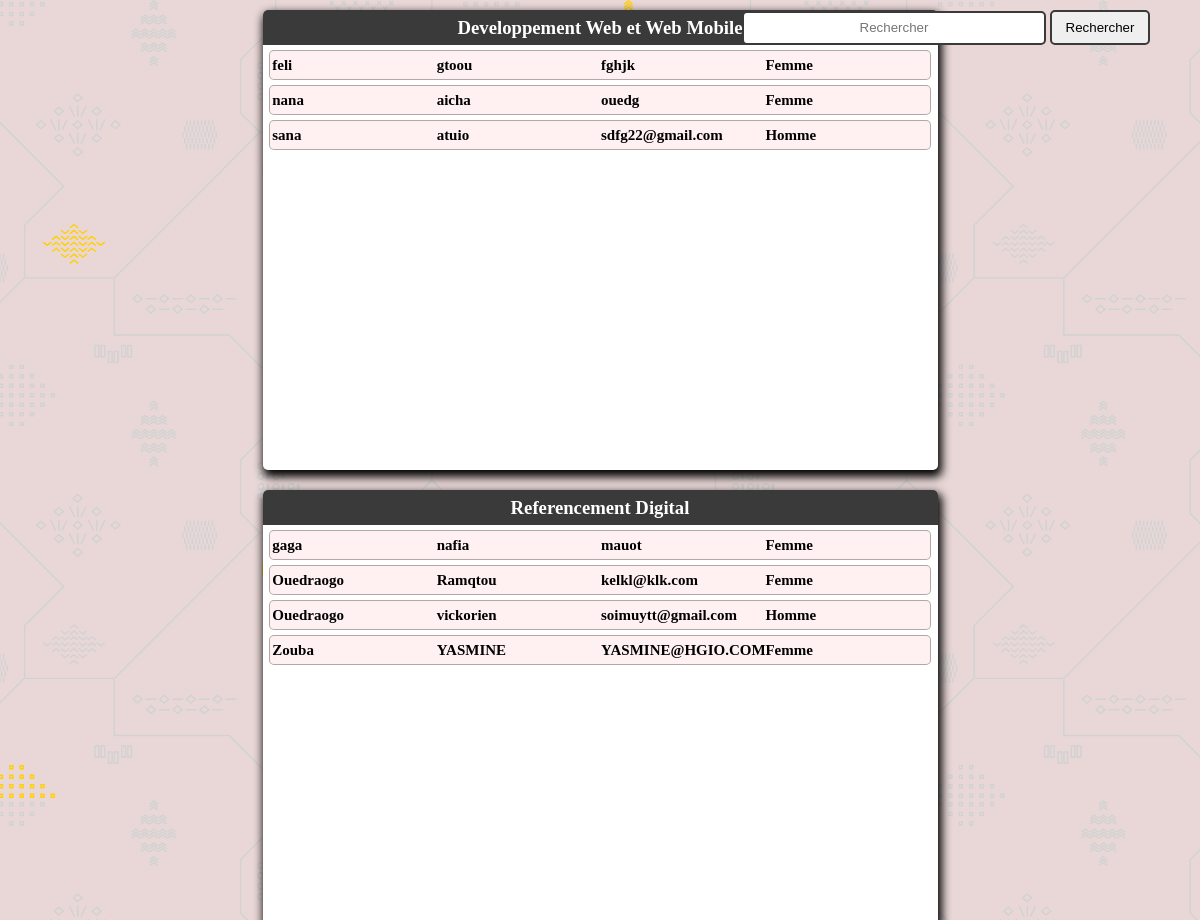
The page /listes.php on the database its author committed.
### tables this page shows
CREATE TABLE `apprenants` (
  `mail` varchar(60) NOT NULL,
  `nom` varchar(60) NOT NULL,
  `prenom` varchar(60) NOT NULL,
  `naissance` date NOT NULL,
  `sexe` varchar(5) NOT NULL,
  `formation` varchar(60) NOT NULL
);

### listes.php (the view, shortened to what this page needs)
<!DOCTYPE html>
<html lang="en">
<head>
    <link rel="stylesheet" href="styles/liste.css">
</head>
<body>
    <?php
    $dat = new mysqli("localhost", "root", "", "liste");
    ?>
    <div class="form">
        <form action="" method="POST">
            <input type="text" name="search" placeholder="Rechercher">
            <button type="submit" name="submit" value="submit">Rechercher</button>
        </form>
    </div>
    <div class="main">
        <h3>Developpement Web et Web Mobile</h3>
        <?php
        if (empty($_POST["submit"])) {
            $ret_dev = $dat->query("SELECT * FROM `apprenants` WHERE `formation`='DEV' ORDER BY `nom`");
            while ($data = $ret_dev->fetch_array()) {
                echo ("<table  class=tablebody>");
                echo ("<tbody>
        <td>
         <h6>" . $data["nom"] . "</h6>
        </td>" . "<td>
        <h6>" . $data["prenom"] . "</h6>
       </td>" . "<td>
       <h6>" . $data["mail"] . "</h6>
      </td>" . "<td>
      <h6>" . $data["sexe"] . "</h6>
     </td>" . "</tbody>");
                echo ("</table>");
            }
        }
        ?>
    </div>
    <div class="main">
        <h3>Referencement Digital</h3>
        <?php
        if (empty($_POST["submit"])) {
            $ret_ref = $dat->query("SELECT * FROM `apprenants` WHERE `formation`='REF' ORDER BY `nom`");
            while ($data = $ret_ref->fetch_array()) {
                echo ("<table  class=tablebody>");
                echo ("<tbody>
        <td>
         <h6>" . $data["nom"] . "</h6>
        </td>" . "<td>
        <h6>" . $data["prenom"] . "</h6>
       </td>" . "<td>
       <h6>" . $data["mail"] . "</h6>
      </td>" . "<td>
      <h6>" . $data["sexe"] . "</h6>
     </td>" . "</tbody>");
                echo ("</table>");
            }
        }
        ?>
    </div>
</body>
</html>

### styles/liste.css (style rules this page uses)
* { margin: 0%; padding: 0%; }
body { background-color: #e9d7d7; position: relative; background-image: url(../images/background-simplon.svg); background-size: cover; }
.main { animation: entrance; animation-duration: 1s; width: auto; height: auto; min-height: 50%; background-color: white; overflow: auto; min-width: 675px; border-radius: 5px; margin: 10px; max-width: 80%; box-shadow: 2px 5px 10px 2px black; }
.main h3 { background-color: #3a3a3a; height: 35px; margin: auto; color: white; text-align: center; display: flex; justify-content: center; align-items: center; font-family: "Bahnschrift"; }
.tablebody { border: 1px solid rgba(0, 0, 0, 0.301); height: 30px; width: 98%; border-radius: 5px; background-color: #ffc0c03b; margin: 5px auto 5px auto; }
.tablebody td { width: 80px; }
.tablebody h6 { text-align: left; font-family: "Bahnschrift"; font-size: 15px; width: 80px; }
.form { position: absolute; top: 10px; right: 50px; }
input { width: 300px; height: 30px; border: 2px solid #3a3a3a; border-radius: 5px; text-align: center; }
button { height: 35px; width: 100px; border: 2px solid #3a3a3a; border-radius: 5px; }

### rows shown on the page
apprenants: nom "feli", prenom "gtoou", mail "fghjk", sexe "Femme"
apprenants: nom "nana", prenom "aicha", mail "ouedg", sexe "Femme"
apprenants: nom "sana", prenom "atuio", mail "sdfg22@gmail.com", sexe "Homme"
apprenants: nom "gaga", prenom "nafia", mail "mauot", sexe "Femme"
apprenants: nom "Ouedraogo", prenom "Ramqtou", mail "kelkl@klk.com", sexe "Femme"
apprenants: nom "Ouedraogo", prenom "vickorien", mail "soimuytt@gmail.com", sexe "Homme"
apprenants: nom "Zouba", prenom "YASMINE", mail "YASMINE@HGIO.COM", sexe "Femme"
